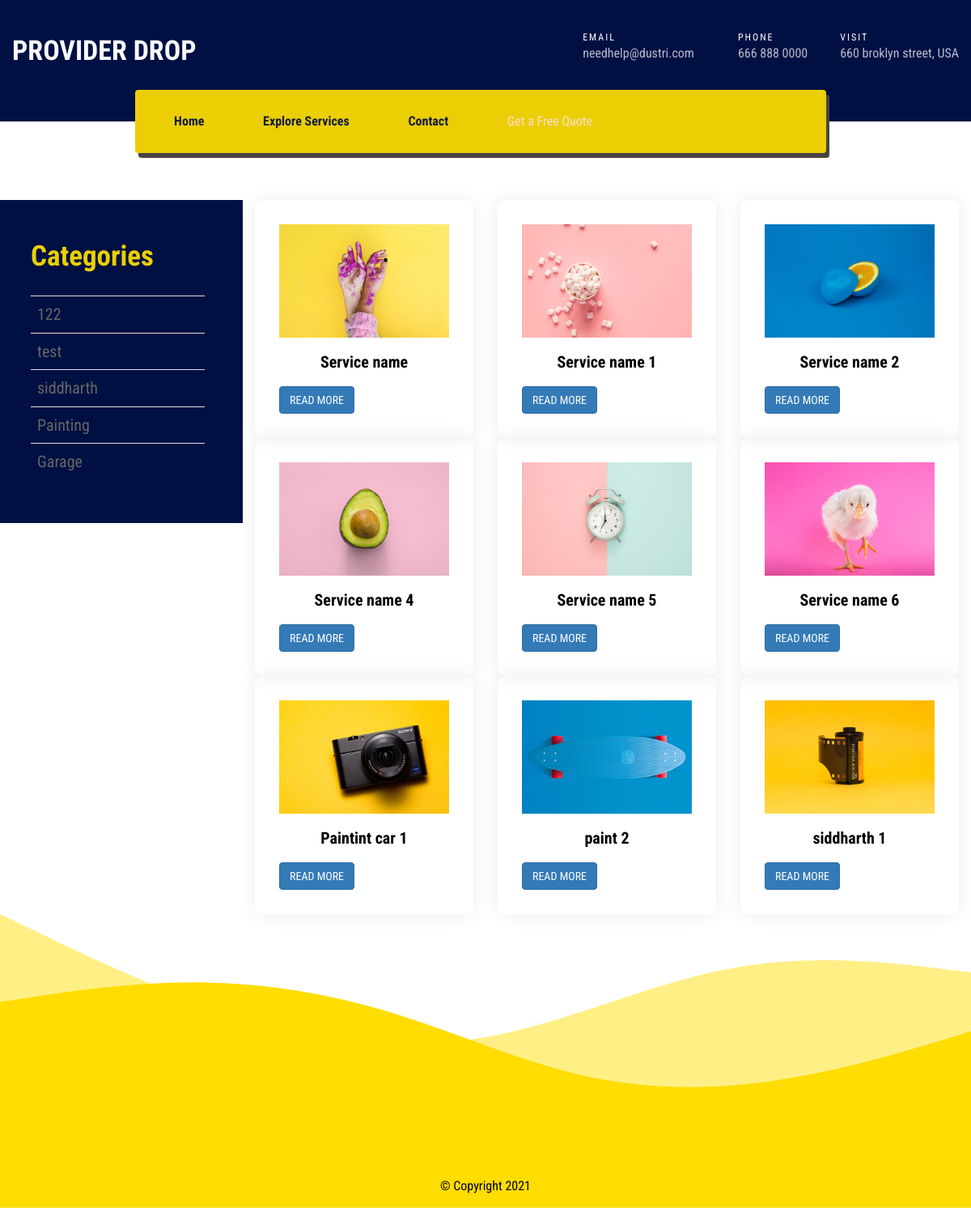
Page /all-services/services.php on the committed database.
### tables this page shows
CREATE TABLE `categories` (
  `id` int(11) NOT NULL,
  `name` varchar(191) NOT NULL
);

CREATE TABLE `services` (
  `id` int(11) NOT NULL,
  `name` varchar(191) NOT NULL,
  `price` varchar(191) NOT NULL,
  `photo` varchar(11) NOT NULL,
  `cname` varchar(191) NOT NULL,
  `description` text NOT NULL
);

### all-services/admin/common/config.php (called while the page is built, shortened)
<?php
class config
{
	public function __construct()
	{
		$this->config=mysqli_connect("localhost","root","","service");
	}
	public function selectCategories()
	{
		$result= mysqli_query($this->config,"SELECT * FROM `categories`");
		return $result;
	}
	public function selectServices()
	{
		$result= mysqli_query($this->config,"SELECT * FROM `services`");
		return $result;
	}
}

### all-services/services.php (the view, shortened to what this page needs)
<?php
include "admin/common/config.php";
$demo=new config;
$result=$demo->selectCategories();
$data=$demo->selectServices();
?>
<!DOCTYPE html>
<html xmlns="http://www.w3.org/1999/xhtml" xml:lang="en-US" lang="en-US">
   <head>
      <?php include "common/css.php" ?>
   </head>
   <body>
    <?php include "common/header.php" ?>
      <div class="main-home1 mt-8">
        <div class="container">
            <div class="row">
               <div class="col-lg-3 col-md-3 col-sm-12 side-bar">
                  <div class="sidebar-inner">
                     <div class="widget widget-categories">
                        <h3 class="widget-title sidebar-title">Categories</h3>
                        <table class="table">
                          <?php
                            while($js=mysqli_fetch_assoc($result)){
                          ?>
                            <tr>
                              <td><a href="servicesfilter.php?name=<?php echo $js['name'];?>"><?php echo $js['name'];?></a></td>
                            </tr>
                          <?php } ?>
                        </table>
                     </div>
                  </div>
               </div>
               <div class="col-lg-9 col-md-9 col-sm-12">
                  <div class="row">
                    <?php
                      while($js=mysqli_fetch_assoc($data)){
                    ?>
                    <div class="col-lg-4 col-md-4 col-sm-6">
                      <div class="servicecard">
                          <img class="card-img-top" src="admin/serices-upload/<?php echo $js['photo'];?>" alt="Card image cap">
                          <div class="card-body">
                            <h3 class="servicecard-title"><?php echo $js['name'];?></h3>
                            <a href="service-details.php?id=<?php echo $js['id'];?>" class="btn btn-primary">READ MORE</a>
                          </div>
                      </div>
                    </div>
                   <?php } ?>
                </div>
               </div>
            </div>
        </div>
      </div>
      <?php include "common/footer.php" ?>
   </body>
</html>

### all-services/common/css.php (shortened to what this page needs)
<link rel="stylesheet" type="text/css" href="stylesheets/bootstrap.css" >
<link rel="stylesheet" type="text/css" href="stylesheets/style.css">
<link rel="stylesheet" type="text/css" href="stylesheets/responsive.css">
<link rel="stylesheet" type="text/css" href="stylesheets/colors/color1.css" id="colors">
<link rel="stylesheet" type="text/css" href="stylesheets/animate.css">
<link rel="stylesheet" type="text/css" href="stylesheets/custom.css">

### all-services/common/header.php (shortened to what this page needs)
<div class="header-wrap-inner style1">
    <div class="container">
        <div class="row">
            <div class="col-lg-12">
                <div class="header-top clearfix">
                    <div class="header-top-logo">
                        <a id="logo" href="index.php"><h3 class="logo">Provider Drop</h3></a>
                    </div>
                    <div class="header-top-info">
                        <ul>
                            <li class="email">
                                <div class="header-text">
                                    <h4><a href="index.php">EMAIL</a></h4>
                                    <h5><a href="index.php">needhelp@dustri.com</a></h5>
                                </div>
                            </li>
                            <li class="phone">
                                <div class="header-text">
                                    <h4><a href="index.php">PHONE</a></h4>
                                    <h5><a href="index.php">666 888 0000</a></h5>
                                </div>
                            </li>
                            <li class="visit">
                                <div class="header-text">
                                    <h4><a href="index.php">VISIT</a></h4>
                                    <h5><a href="index.php">660 broklyn street, USA</a></h5>
                                </div>
                            </li>
                        </ul>
                    </div>
                </div>
            </div>
        </div>
    </div>
</div>
<header class="style1" id="header">
    <div id="site-header">
       <div class="container">
            <div class="row-desk">
                <div class="col-lg-12">
                    <div class="header-wrap">
                        <div class="nav-wrap ">
                            <nav id="mainnav" class="mainnav">
                                <ul class="menu">
                                    <li class="active">
                                        <a href="index.php" title=""><h3>Home</h3></a>
                                    </li>
                                    <li>
                                        <a href="services.php" title=""><h3>Explore Services</h3></a>
                                     </li>
                                    <li>
                                        <a href="contact.php" title=""><h3>Contact</h3></a>
                                    </li>
                                    <li>
                                    <a href="contact.php" title="">Get a Free Quote</a>
                                    </li>
                                </ul>
                            </nav>
                         </div>
                    </div>
                </div>
            </div>
       </div>
    </div>
</header>

### all-services/common/footer.php
<img src="svg/doublewaves.svg">
<footer class="style1" style="margin-top: -42px;">
    <div class="container">
        <div class="row">
            <div class="bottom-footer">
                <div class="col-lg-12">
                     <p style="color: black;text-align: center;">© Copyright 2021</p>
                </div>
            </div>
        </div>
    </div>
</footer>

### all-services/stylesheets/style.css (style rules this page uses)
html { overflow-y: scroll; -webkit-text-size-adjust: 100%; -ms-text-size-adjust: 100%; }
body { line-height: 1; -webkit-font-smoothing: antialiased; -webkit-text-size-adjust: 100%; -ms-text-size-adjust: 100%; }
a, abbr, acronym, address, applet, article, aside, audio, b, big, blockquote, body, caption, canvas, center, cite, code, dd, del, details, dfn, dialog, div, dl, dt, em, embed, fieldset, figcaption, figure, form, footer, header, hgroup, h1, h2, h3, h4, h5, h6, html, i, iframe, img, ins, kbd, label, legend, li, mark, menu, nav,object, ol, output, p, pre, q, ruby, s, samp, section, small, span, strike, strong, sub, summary, sup, tt, table, tbody, textarea, tfoot, thead, time, tr, th, td, u, ul, var, video { font-family: inherit; font-size: 100%; font-weight: inherit; font-style: inherit; vertical-align: baseline; margin: 0; padding: 0; border: 0; outline: 0; background: transparent; }
article, aside, details, figcaption, figure, footer, header, hgroup, menu, nav, section { display: block; }
ol, ul { list-style: none; }
table { border-collapse: collapse; border-spacing: 0; }
img { border: 0; -ms-interpolation-mode: bicubic; vertical-align: middle; }
*, *:before, *:after { -webkit-box-sizing: border-box; -moz-box-sizing: border-box; box-sizing: border-box; }
body { font: 16px/30px "Roboto Condensed", sans-serif; font-weight: 400; background-color: #fff; color: #666d81; }
a { text-decoration: none; -webkit-transition: all 0.3s ease-in-out; -moz-transition: all 0.3s ease-in-out; -ms-transition: all 0.3s ease-in-out; -o-transition: all 0.3s ease-in-out; transition: all 0.3s ease-in-out; }
ul, ol { padding: 0; }
.logo { color: #fbfbfb; font-size: 34px; font-family: Roboto Condensed; margin-top: 7%; text-transform: uppercase; }
img { max-width: 100%; height: auto; }
.btn { background-image: none; }
h1, h2, h3, h4, h5, h6 { font-family: 'Roboto Condensed', sans-serif; font-weight: 700; color: #131d3b; }
h3 { font-size: 16px; line-height: 20px; }
h4 { font-size: 14px; line-height: 18px; }
h5 { font-size: 12px; line-height: 26px; }
p { line-height: 30px; }
.header-wrap-inner.style1 { background-color:#001043; padding: 36px 0 69px; }
.header-wrap-inner.style1 .header-top { position: relative; display: table; width: 100%; }
.header-wrap-inner.style1 .header-top-logo { float: left; display: table-cell; vertical-align: middle; }
.header-wrap-inner.style1 .header-top-info { float: right; display: table-cell; vertical-align: middle; }
.header-wrap-inner.style1 .header-top-info ul li { float: left; display: inline-block; }
.header-wrap-inner.style1 .header-top-info ul li.visit { margin-left: 40px; }
.header-wrap-inner.style1 .header-top-info ul li.phone { margin-left: 54px; }
.header-wrap-inner.style1 .header-top-info .header-text { display: inline-block; }
.header-wrap-inner.style1 .header-top-info .header-text h2, .header-wrap-inner.style1 .header-top-info .header-text h3, .header-wrap-inner.style1 .header-top-info .header-text h4, .header-wrap-inner.style1 .header-top-info .header-text h4 a { font-family: Roboto Condensed; font-size: 12px; line-height: 20px; font-weight: 400; color: #fff; letter-spacing: 2px; }
.header-wrap-inner.style1 .header-top-info .header-text h5 { margin-top: -2px; }
.header-wrap-inner.style1 .header-top-info .header-text h5 a { font-family: Roboto Condensed; font-size: 16px; line-height: 20px; font-weight: 400; color: #b6bbcc; }
header.style1 .header-wrap { height: 78px; background-color: #ebcf04; border-radius: 4px; position: absolute; bottom: -38px; margin-bottom: 0; width: 73%; margin-left: 13%; left: 0; box-shadow: 4px 6px 0px 0px #4b4444; z-index: 9999; -webkit-transition: all 0.3s ease-in-out; -moz-transition: all 0.3s ease-in-out; -ms-transition: all 0.3s ease-in-out; -o-transition: all 0.3s ease-in-out; transition: all 0.3s ease-in-out; }
header.style1 .nav-wrap { float: left; display: table-cell; }
header.style1 .nav-wrap ul.menu > li { position: relative; padding: 24px 0; }
header.style1 #mainnav > ul.menu { margin-left: 48px; }
header.style1 #mainnav > ul.menu > li { display: inline-block; margin-right: 69px; }
#mainnav ul.menu li a, #mainnav2 ul.menu li a { color: #666d81; }
#mainnav ul.menu li a, #mainnav2 ul.menu li a { font-family: Roboto Condensed; font-size: 16px; font-weight: 400; color: #ffdccd; }
header.style1 .nav-wrap #mainnav > ul > li.active > a { color: #fff; font-weight: 700; }

### rows in the picture
categories: name "122"
categories: name "test"
categories: name "siddharth"
categories: name "Painting"
categories: name "Garage"
services: photo (picture), name "Service name"
services: photo (picture), name "Service name 1"
services: photo (picture), name "Service name 2"
services: photo (picture), name "Service name 4"
services: photo (picture), name "Service name 5"
services: photo (picture), name "Service name 6"
services: photo (picture), name "Paintint car 1"
services: photo (picture), name "paint 2"
services: photo (picture), name "siddharth 1"
